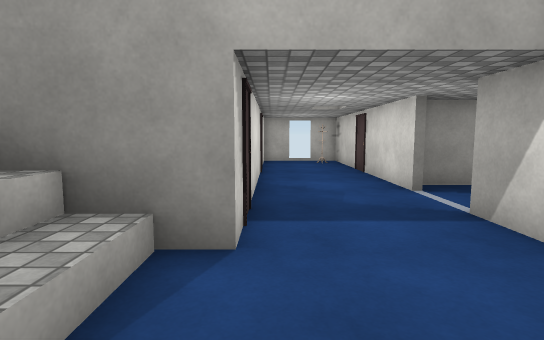
View 1 (above)

12 first-person views from a walk through a Unity game level. The camera is 1.3 m above the floor, tilts 6° down and sees 80° across. Doors are open. The floor is counted in squares, 1 m on a side. Each view is taken from the middle of a square. On the plan, view 1 faces up. The plan holds only what a view shows up to about 14 squares ahead; the rest is blank. The place goes on beyond the plan. The player is left out. Some surface patterns are stand-ins.

View 2
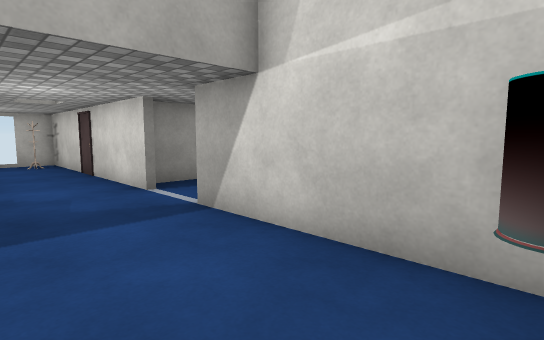

View 3
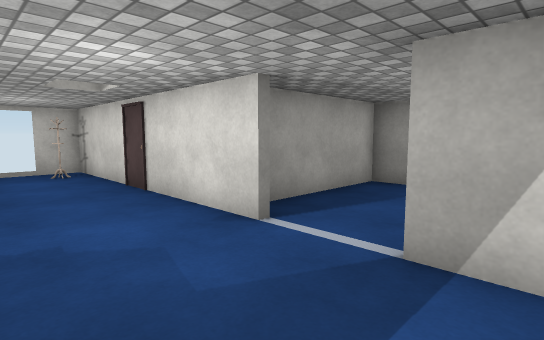

View 4
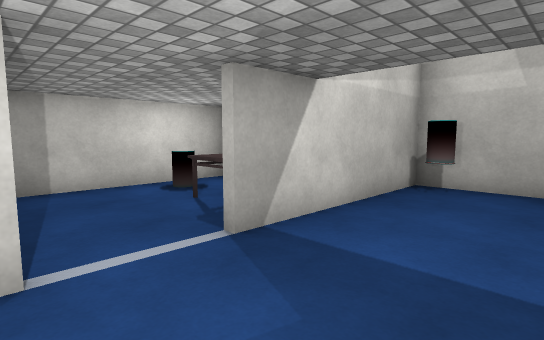

View 5
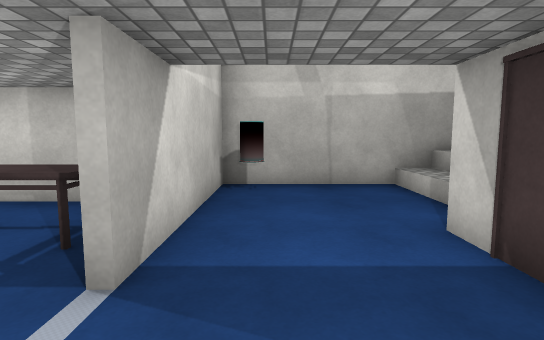

View 6
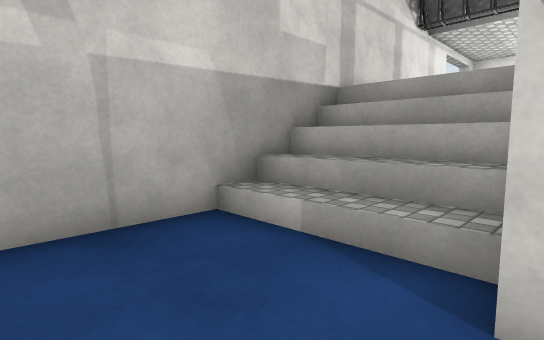

View 7
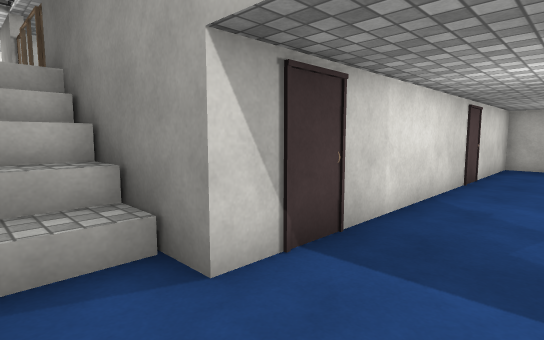

View 8
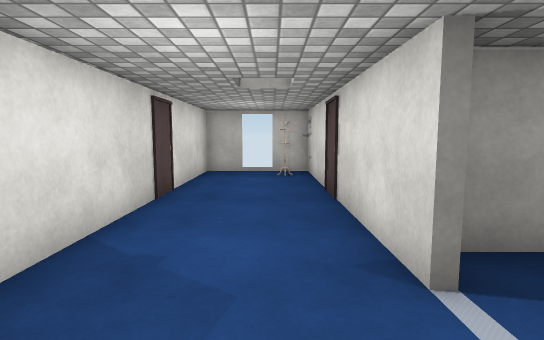

View 9
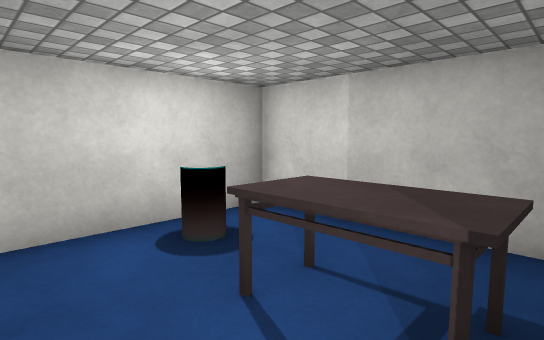

View 10
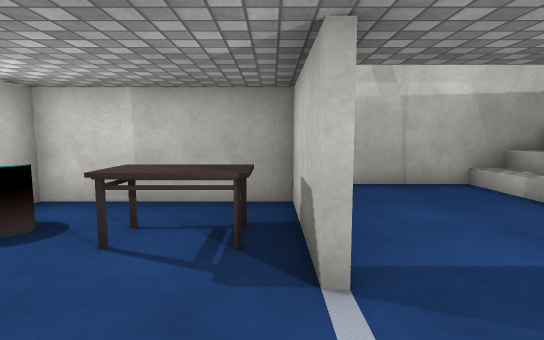

View 11
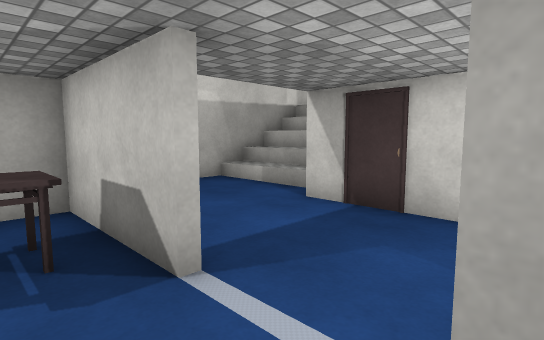

View 12
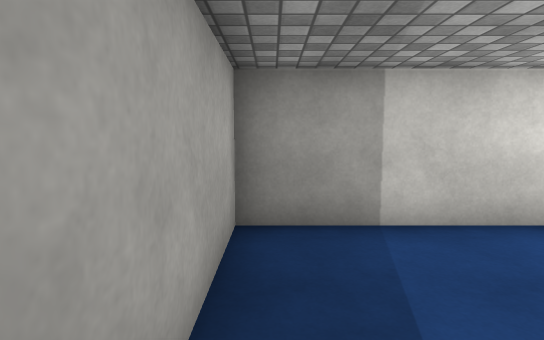

### Floor plan
Key: @ floor where view 1 was taken; # wall or solid block; . main floor; : floor 1 m higher than the main floor; / step, stairs or slope; D open door; ^ raised ledge; R rack; T table; O other object.
Columns run from 5 left of view 1 to 9 right of it. Each row starts with its distance up from view 1.
 17     ##DD##
 16     #..R.#
 15     #....#
 14     #....#
 13     #....#
 12     #....#
 11     #....#
 10     #....#
  9      ...#######
  8     #...#.....#
  7     #.........#
  6     #.........#
  5     #...#.....#
  4 #####...#.TT.O#
  3 ^^:/....#.....#
  2 ^^:/....#.....#
  1 ^^:/....#######
  0 ^^:/.@.OO
 -1 ^^#######

Where each view was taken, in squares from view 1:
view 1: 0 up, 0 right, facing up
view 2: 0 up, 0 right, facing up-right
view 3: 4 up, 0 right, facing up-right
view 4: 8 up, 0 right, facing down-right
view 5: 8 up, 2 right, facing down
view 6: 4 up, 2 right, facing down-left
view 7: 2 up, 2 right, facing up-left
view 8: 5 up, 2 right, facing up
view 9: 6 up, 4 right, facing down-right
view 10: 8 up, 4 right, facing down
view 11: 8 up, 5 right, facing down-left
view 12: 8 up, 4 right, facing right
